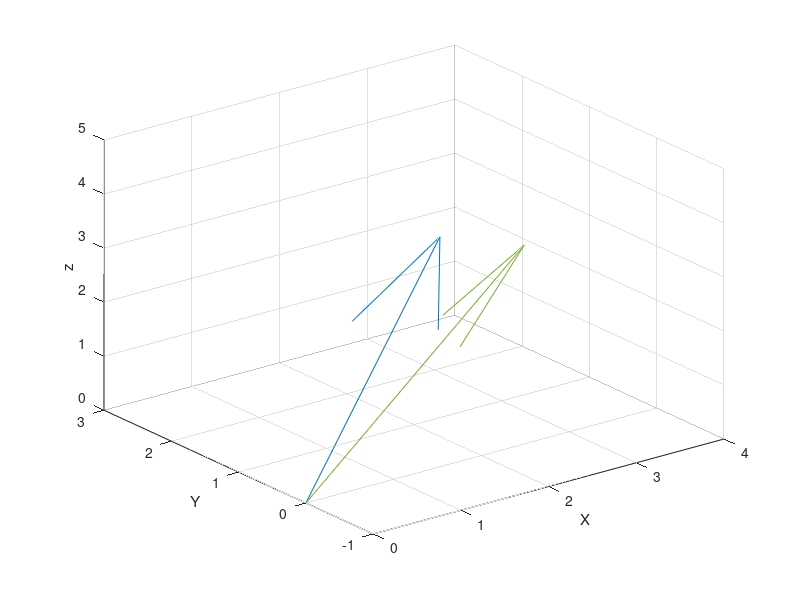

This figure's MATLAB source:
# Definicion de los vectores
u = [4 3 2]
v = [2 -1 5]


# para determinar el producto escalar entre vectores
productoEscalar  =  dot(u,v)

# obtengo las magnitudes
magnitudU = norm(u);
magnitudV = norm(v);

#obtengo el angulo entre dos vectores
coseno = productoEscalar/(magnitudU * magnitudV);
angulo = acos(coseno)
anguloGrados = rad2deg(angulo)

quiver3(0,0,0,4,3,2)
hold on
quiver3(0,0,0,2,-1,5)

grid on

xlabel("X")
ylabel("Y")
zlabel("z")
